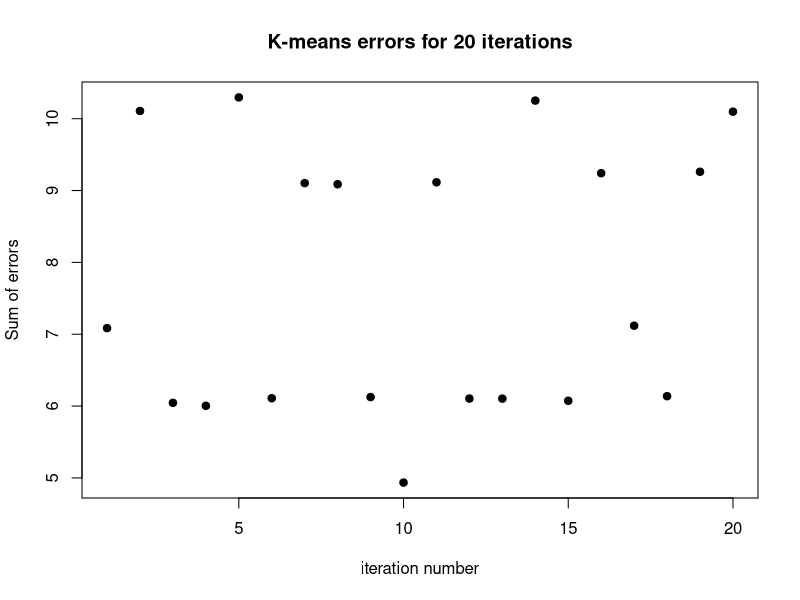

The R script that drew this image:
errors <- c(7.085368605669299, 10.107935264420792, 6.045313071167748, 6.00367270115221, 10.296418200590008, 6.109213754811981, 9.103440163994811, 9.08777582565135, 6.125453962770478, 4.93489393235145, 9.115131872578488, 6.104323239224618,6.103534087255461, 10.25208807784106, 6.073899041775964, 9.24157158358978,7.118556480691858, 6.137553911518609, 9.261304068123964, 10.098049782544972)
length(errors)
plot(1:20, errors, error="Scatterplot of errors", 
     xlab="iteration number", ylab="Sum of errors",main ="K-means errors for 20 iterations", pch=19)
